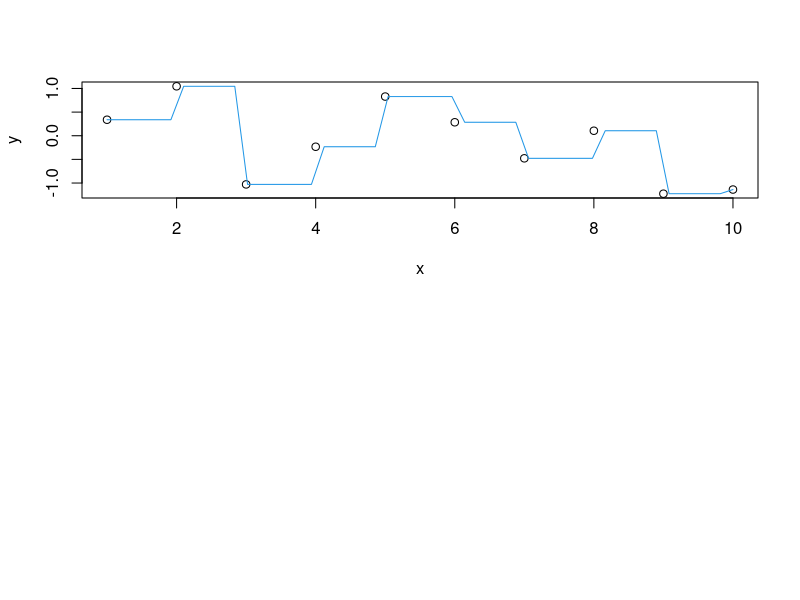

The R script that drew this image:
## ---- chunk 1
x <- 1:10
y <- rnorm(10)
## ---- chunk 2
par(mfrow = c(2,1))
plot(x, y)
lines(approx(x, y, method = "constant"), col = 4)
